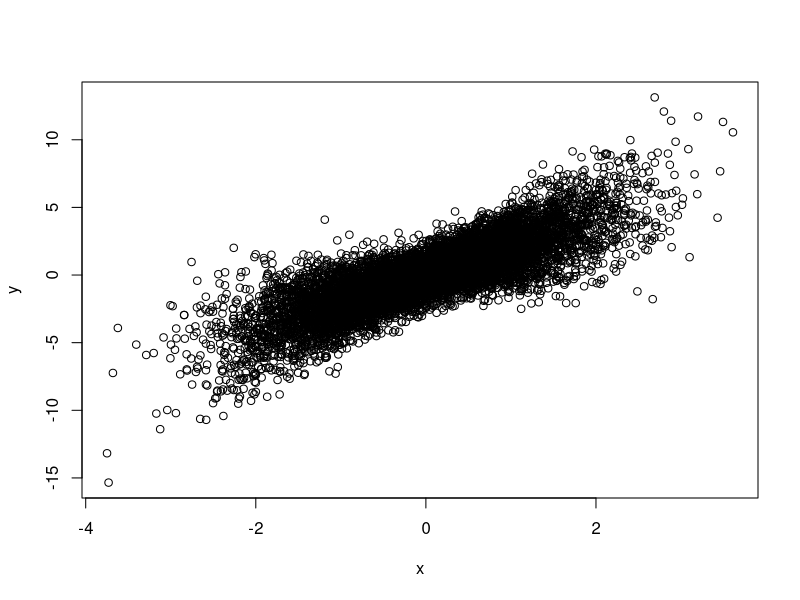
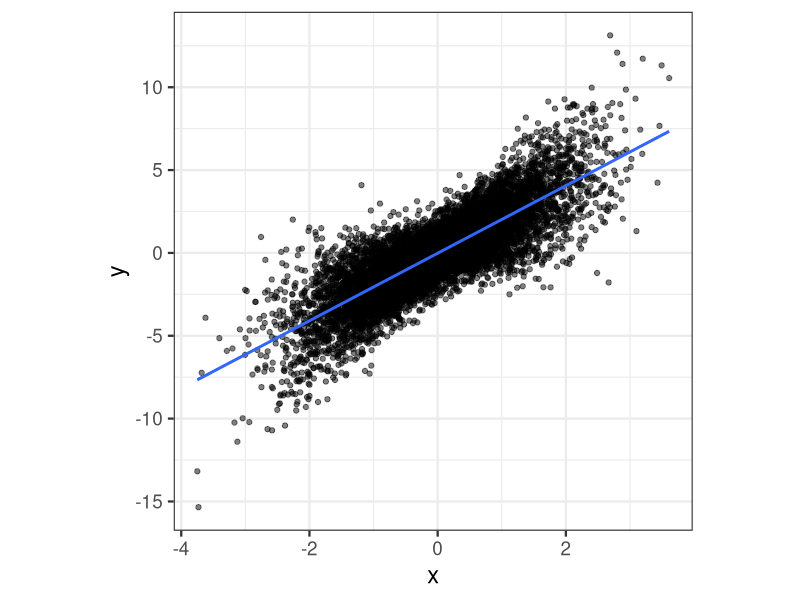
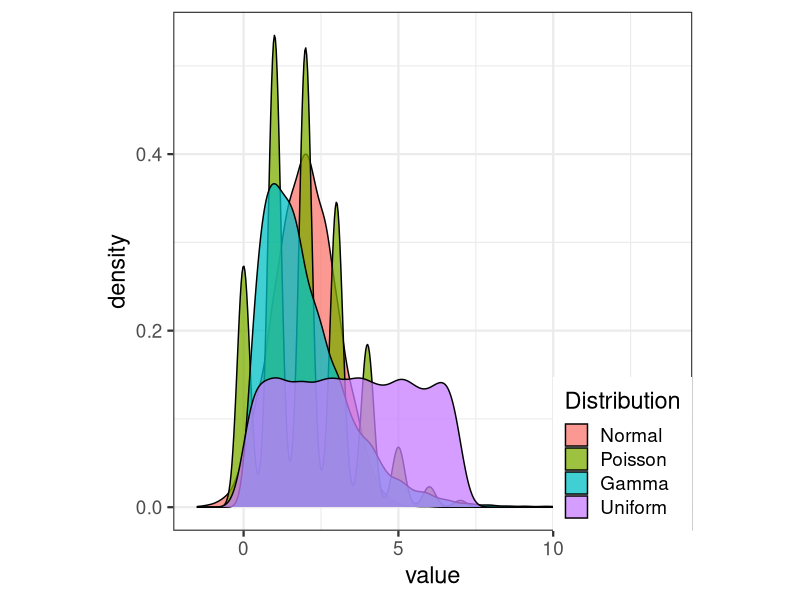

Here is the R script that generated these plots, in order:
# figures created for presentation
library(reshape2)
library(ggplot2)
x<-rnorm(10000)
b0<-rnorm(10000)
b1<-rnorm(10000,2,1)
y<-b0+b1*x

plot(x,y)
df<-data.frame(x,y)
summary(lm(y~x))
ggplot(df)+geom_point(aes(x=x,y=y),alpha=0.5)+theme_bw(base_size=17)+theme(aspect.ratio=1)+geom_smooth(aes(x=x,y=y),method="lm")


x<-rnorm(10000,2)
y<-rpois(10000,2)
z<-rgamma(10000,2)
q<-runif(10000,0,7)
df<-data.frame(x,y,z,q)
df<-melt(df)
ggplot(df)+geom_density(aes(value,fill=variable),alpha=0.75)+theme_bw(base_size=17)+theme(aspect.ratio=1)+scale_fill_discrete(name="Distribution",labels=c("Normal","Poisson","Gamma","Uniform"))+theme(legend.position=c(1,0),legend.justification=c(1,0))